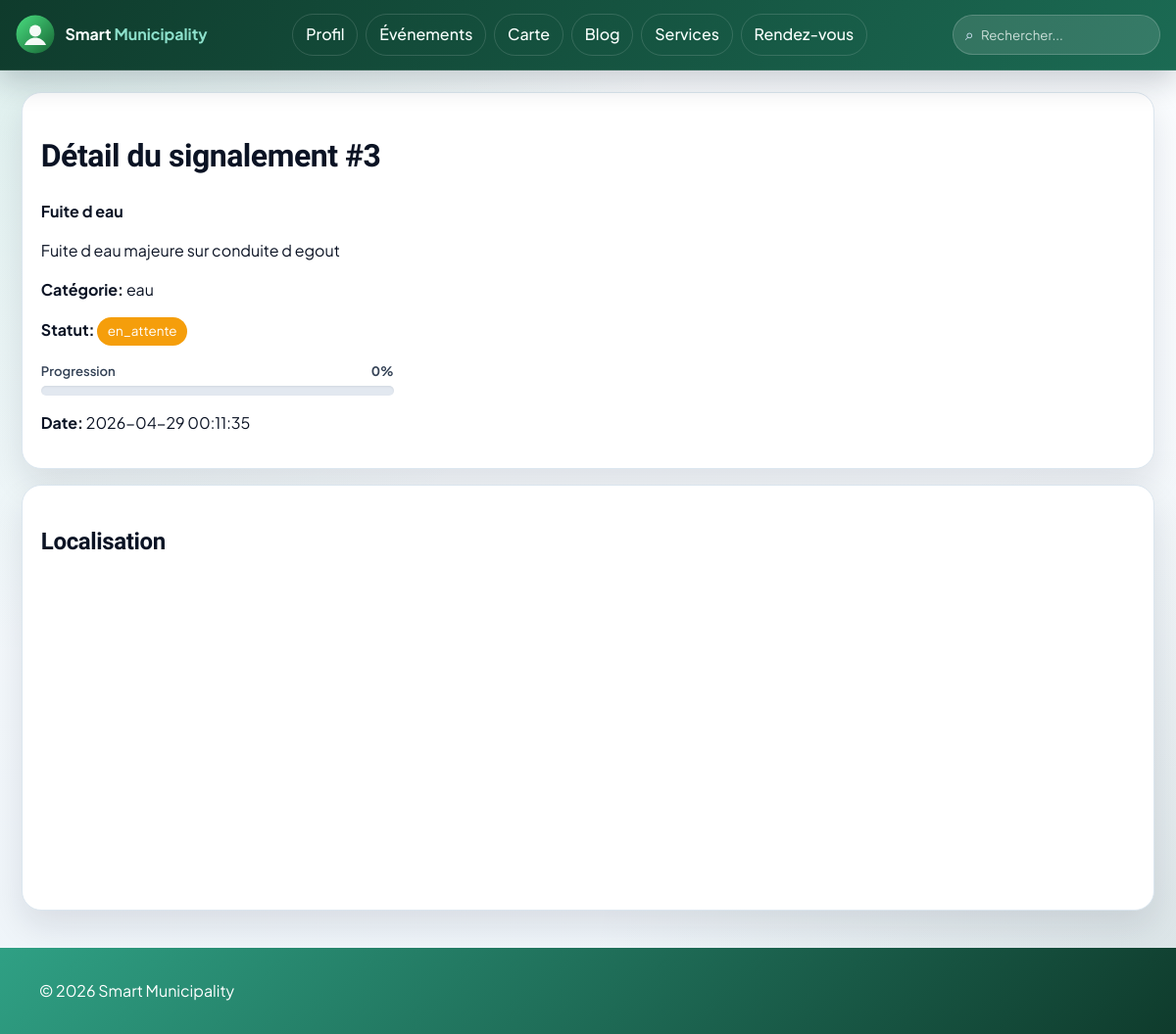
/index.php?route=signalements/detail&id=3, run on the app's committed database.
### tables this page shows
CREATE TABLE IF NOT EXISTS signalements (
    id INT AUTO_INCREMENT PRIMARY KEY,
    user_id INT NULL,
    localisation_id INT NULL,
    titre VARCHAR(255) NOT NULL,
    description TEXT NOT NULL,
    image VARCHAR(255) NULL,
    categorie VARCHAR(100) NOT NULL,
    latitude DECIMAL(10,8) NOT NULL,
    longitude DECIMAL(11,8) NOT NULL,
    statut ENUM('en_attente', 'en_cours', 'resolu', 'rejete') DEFAULT 'en_attente',
    progression TINYINT UNSIGNED NOT NULL DEFAULT 0,
    date_signalement DATETIME DEFAULT CURRENT_TIMESTAMP,
    CONSTRAINT fk_signalements_user FOREIGN KEY (user_id) REFERENCES utilisateurs(id) ON DELETE SET NULL,
    CONSTRAINT fk_signalements_localisation FOREIGN KEY (localisation_id) REFERENCES localisations(id) ON DELETE SET NULL
);

### app/Core/Controller.php (called while the page is built, shortened)
<?php
abstract class Controller
{
    protected function render(string $view, array $data = []): void
    {
        extract($data, EXTR_SKIP);
        require BASE_PATH . '/app/Views/layouts/header.php';
        require BASE_PATH . '/app/Views/' . $view . '.php';
        require BASE_PATH . '/app/Views/layouts/footer.php';
    }
}

### app/Controllers/SignalementController.php (called while the page is built, shortened)
<?php
class SignalementController extends Controller
{
    private Signalement $model;
    public function __construct()
    {
        $this->model = new Signalement();
    }
    public function detail(): void
    {
        $id = (int)($_GET['id'] ?? 0);
        $item = $this->model->find($id);
        $history = $this->model->positionHistory($id);
        $this->render('frontoffice/signalements/detail', [
            'title' => 'Détail signalement',
            'item' => $item,
            'history' => $history,
        ]);
    }
}

### index.php (called while the page is built, shortened)
<?php
require __DIR__ . '/config/config.php';
require __DIR__ . '/app/Core/Autoloader.php';
$route = trim((string)($_GET['route'] ?? 'home/index'));
$route = trim($route, '/');
[$controllerPart, $actionPart] = array_pad(explode('/', $route, 2), 2, 'index');
$actionName = str_replace(' ', '', ucwords(str_replace(['-', '_'], ' ', strtolower($actionPart))));
$actionName = lcfirst($actionName);
$controller = new $controllerClass();
$controller->{$actionName}();

### app/Core/Autoloader.php (called while the page is built, shortened)
<?php
spl_autoload_register(function (string $class): void {
    $prefix = 'App\\';
    $relativeClass = substr($class, strlen($prefix));
    $file = BASE_PATH . '/app/' . str_replace('\\', '/', $relativeClass) . '.php';
});

### config/config.php (called while the page is built, shortened)
<?php
function pdo_connection(): \PDO
{
    static $pdo = null;
    if ($pdo instanceof \PDO) {
        return $pdo;
    }
    $dsn = 'mysql:host=' . DB_HOST . ';port=' . DB_PORT . ';dbname=' . DB_NAME . ';charset=utf8mb4';
    $pdo = new \PDO($dsn, DB_USER, DB_PASS, [
        \PDO::ATTR_ERRMODE => \PDO::ERRMODE_EXCEPTION,
        \PDO::ATTR_DEFAULT_FETCH_MODE => \PDO::FETCH_ASSOC,
        \PDO::ATTR_EMULATE_PREPARES => false,
    ]);
    return $pdo;
}
function e(string $value): string
{
    return htmlspecialchars($value, ENT_QUOTES, 'UTF-8');
}

### app/Core/Database.php (called while the page is built, shortened)
<?php
class Database
{
    private static ?PDO $connection = null;
    public static function getConnection(): PDO
    {
        if (self::$connection === null) {
            self::$connection = \pdo_connection();
        }
        return self::$connection;
    }
}

### app/Models/Signalement.php (called while the page is built, shortened)
<?php
class Signalement implements MapDataProviderInterface
{
    private PDO $pdo;
    public function __construct()
    {
        $this->pdo = Database::getConnection();
    }
    public function find(int $id): ?array
    {
        $sql = 'SELECT s.*, l.adresse, l.quartier,
                   u.nom AS user_nom,
                   u.prenom AS user_prenom,
                   u.email AS user_email,
                   u.avatar AS user_avatar,
                   u.role AS user_role
            FROM signalements s
            LEFT JOIN localisations l ON l.id = s.localisation_id
            LEFT JOIN utilisateurs u ON u.id = s.user_id
                WHERE s.id = :id';
        $stmt = $this->pdo->prepare($sql);
        $stmt->execute([':id' => $id]);
        $row = $stmt->fetch();
        return $row ?: null;
    }
}

### app/Views/frontoffice/signalements/detail.php (the view, shortened to what this page needs)
<div class="card">
	<h1>Détail du signalement #<?php echo (int)($item['id'] ?? 0); ?></h1>
	<p><strong><?php echo e($item['titre'] ?? ''); ?></strong></p>
	<p><?php echo e($item['description'] ?? ''); ?></p>
	<p><strong>Catégorie:</strong> <?php echo e($item['categorie'] ?? '-'); ?></p>
	<p><strong>Statut:</strong> <span class="badge status-<?php echo e($item['statut'] ?? 'en_attente'); ?>"><?php echo e($item['statut'] ?? 'en_attente'); ?></span></p>
	<?php $detailProgression = max(0, min(100, (int)($item['progression'] ?? 0))); ?>
	<?php $detailProgressClass = $detailProgression <= 30 ? 'progress-line--danger' : ($detailProgression <= 70 ? 'progress-line--warning' : 'progress-line--success'); ?>
	<div class="progress-line <?php echo e($detailProgressClass); ?>" style="max-width: 360px; margin-top: 0.75rem;">
		<div class="progress-line__label">
			<span>Progression</span>
			<strong><?php echo $detailProgression; ?>%</strong>
		</div>
		<div class="progress-line__track">
		</div>
	</div>
	<p><strong>Date:</strong> <?php echo e($item['date_signalement'] ?? ''); ?></p>
</div>
<div class="card">
	<h2>Localisation</h2>
	<div id="mapDetail" style="height: 320px;"></div>
</div>
<link id="maplibre-css" rel="stylesheet" href="https://unpkg.com/maplibre-gl@4.7.1/dist/maplibre-gl.css" onerror="this.onerror=null;this.href='https://cdn.jsdelivr.net/npm/maplibre-gl@4.7.1/dist/maplibre-gl.css';" />

### public/css/style.css (style rules this page uses)
:root { --vert-principal: #2FA084; --vert-clair: #8DE1CC; --vert-fonce: #0f3b2c; --gris-clair: #F1F5F9; --blanc: #FFFFFF; --orange: #f59e0b; --rouge: #dc2626; --slate-900: #0b1324; --slate-700: #334155; --slate-500: #64748b; --border-soft: #dbe6ef; --surface: #f7fafc; --radius-md: 14px; --radius-lg: 20px; --radius-xl: 24px; --shadow-sm: 0 6px 16px rgba(15, 23, 42, 0.06); --shadow-md: 0 16px 34px rgba(15, 23, 42, 0.10); --shadow-lg: 0 24px 50px rgba(15, 23, 42, 0.14); }
* { box-sizing: border-box; font-family: 'Plus Jakarta Sans', sans-serif; }
h1, h2, h3, .brand { font-family: 'Sora', sans-serif; letter-spacing: -0.015em; }
body { margin: 0; background: radial-gradient(circle at 0% 0%, rgba(47,160,132,0.14), transparent 42%), radial-gradient(circle at 100% 100%, rgba(15,59,44,0.10), transparent 38%), linear-gradient(180deg, #fbfdff 0%, #eef4f9 100%); color: var(--slate-900); line-height: 1.5; }
.progress-line { display: grid; gap: 0.35rem; min-width: 140px; }
.progress-line__label { display: flex; align-items: center; justify-content: space-between; gap: 0.5rem; font-size: 0.82rem; color: #334155; font-weight: 600; }
.progress-line__track { height: 10px; border-radius: 999px; background: #e2e8f0; overflow: hidden; box-shadow: inset 0 1px 2px rgba(15,23,42,0.08); }
.card { background: var(--blanc); border-radius: var(--radius-lg); padding: 1.15rem; margin-bottom: 1rem; box-shadow: var(--shadow-md); border: 1px solid var(--border-soft); }
.badge { display: inline-block; border-radius: 999px; padding: 0.25rem 0.65rem; color: #fff; font-size: 0.84rem; }
.status-en_attente { background: var(--orange); }
.hero, .card, .sidebar, .notifications-panel, #map, #signalementMap { animation: fadeUp 0.45s ease; }

### data on the page
signalements: id "3", titre "Fuite d eau", description "Fuite d eau majeure sur conduite d egout", categorie "eau", statut "en_attente", progression "0", date_signalement "2026-04-29 00:11:35"
